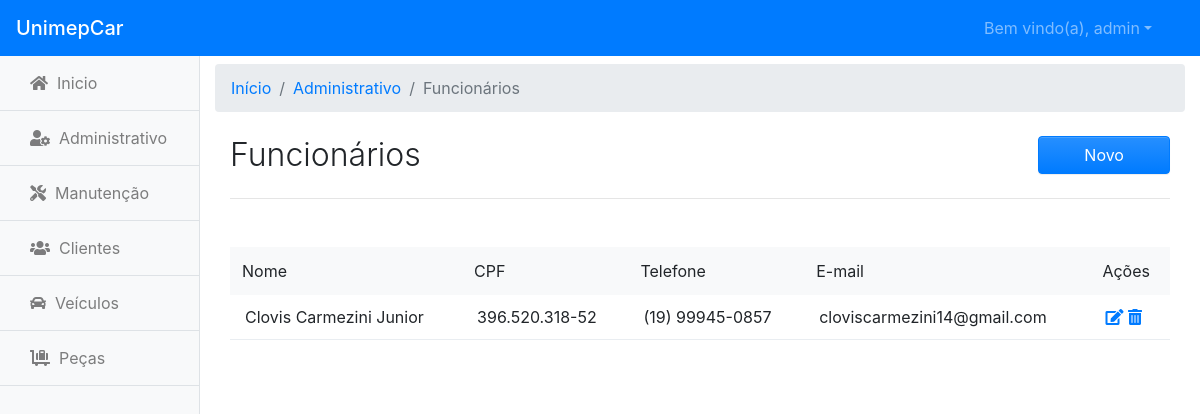
The page /admin/funcionario (signed in) on the database its author committed.
### tables this page shows
CREATE TABLE `funcionario` (
  `id` int(11) NOT NULL,
  `nome` varchar(50) NOT NULL,
  `cpf` char(14) NOT NULL,
  `endereco` varchar(150) NOT NULL,
  `cidade` varchar(50) NOT NULL,
  `estado` char(2) NOT NULL,
  `cep` varchar(12) NOT NULL,
  `email` varchar(100) NOT NULL,
  `telefone` varchar(20) NOT NULL
);

### app/core/Controller.php (called while the page is built, shortened)
<?php
    class Controller{
        public function load($viewName, $viewData = []){
            extract($viewData);
            include 'app/views/'.$viewName.'.php';
        }
    }

### app/controllers/AdminController.php (called while the page is built, shortened)
<?php
    class AdminController extends Controller{
        public function funcionario(){
            $funcionario = new Funcionario();
            $data['funcionarios'] = $funcionario->lista();
            $data['view'] = 'funcionario/index';
            $this->load('template',$data);
        }
    }

### app/core/Core.php (called while the page is built, shortened)
<?php
    class Core{
        private $controller;
        private $metodo;
        private $parametros = [];
        public function run(){
            $c = new $controllerCorrente;
            call_user_func_array([$c, $this->getMetodo()],$this->getParametros());
        }
        public function verificaUri(){
            $url = explode('index.php',$_SERVER['PHP_SELF']);
            $url = end($url);
            if($url){
                $url = explode('/',$url);
                array_shift($url);
                $this->controller = ucfirst($url[0]).'Controller';
                array_shift($url);
                if($url){
                    $this->metodo = $url[0];
                }
            }
            else{
                $this->controller =  ucfirst(CONTROLLER_PADRAO).'Controller';
            }
        }
        public function getController(){
            if(class_exists(NAMESPACE_CONTROLLER.$this->controller)){
                return NAMESPACE_CONTROLLER.$this->controller;
            }
            return NAMESPACE_CONTROLLER.ucfirst(CONTROLLER_PADRAO).'Controller';
        }
        public function getMetodo(){
            if(method_exists($this->getController(), $this->metodo)){
                return $this->metodo;
            }
            return 'index';
        }
        public function getParametros(){
            return $this->parametros;
        }
    }

### index.php (called while the page is built, shortened)
<?php
    require 'app/core/Core.php';
    $core = new Core();
    $core->run();

### app/core/Model.php (called while the page is built, shortened)
<?php
    abstract class Model{
        protected $db;
        protected $tabela;
        public function __construct(){
            $this->db = new \PDO('mysql:dbname='.BANCO.'; host='.SERVIDOR,USUARIO,SENHA);
            $this->db->exec("set names utf8");
        }
        public function lista(){
            $sql = 'select * from '.$this->tabela;
            $qry = $this->db->query($sql);
            return $qry->fetchAll(\PDO::FETCH_OBJ);
        }
    }

### app/views/funcionario/Index.php (the view, shortened to what this page needs)
<div class="row">
    <div class="col-12 mt-2">
        <nav aria-label="breadcrumb">
            <ol class="breadcrumb">
                <li class="breadcrumb-item" aria-current="page"><a href="<?= URL_BASE?>">Início</a></li>
                <li class="breadcrumb-item" aria-current="page"><a href="<?= URL_BASE.'admin'?>">Administrativo</a></li>
                <li class="breadcrumb-item active" aria-current="page">Funcionários</li>
            </ol>
        </nav>
    </div>
</div>
<div class="container">
    <div class="row">
        <div class="col-md-3  mt-2">
            <h1 class="h2 font-weight-light">Funcionários</h1>
        </div>
        <div class="offset-md-7 col-md-2 mt-2">
            <a href="<?= URL_BASE.'funcionario/new'?>" class="btn btn-primary btn-block">Novo</a>
        </div>
    </div>
    <hr>
    <div class="row justify-content-center">
        <div class="col-sm-10 col-md-12 mt-3">
            <div class="table-responsive mt-3">
                <?php
                    if(empty($funcionarios)){
                        echo '
                            <div class="alert alert-warning" role="alert">
                                <h4 class="alert-heading">Você não possui nenhum funcionário cadastrado!</h4>
                                <p>Clique em novo para adicionar.</p>
                                <hr>
                                <p class="mb-0">Seus funcionários aparecerão logo abaixo.</p>
                            </div>
                        ';
                    }
                    else{
                ?>
                <table class="table table-borderless">
                    <thead>
                        <tr class="bg-light">
                            <th class="font-weight-normal">Nome</th>
                            <th class="font-weight-normal">CPF</th>
                            <th class="font-weight-normal">Telefone</th>
                            <th class="font-weight-normal">E-mail</th>
                            <th class="font-weight-normal">Ações</th>
                        </tr>
                    </thead>
                    <tbody>
                <?php
                        foreach($funcionarios as $f){
                            echo'
                                <tr class="cor_tabela">
                                    <td>'.$f->nome.'</td>
                                    <td>'.$f->cpf.'</td>
                                    <td>'.$f->telefone.'</td>
                                    <td>'.$f->email.'</td>
                                    <td>
                                        <a href="'.URL_BASE.'funcionario/edita/'.$f->id.'"><i class="fas fa-edit text-primary"></i></a>
                                        <a href="#" class="modal_btn" data-toggle="modal" data-target="#funcionarioModal" id="'.$f->id.'"><i class="fas fa-trash-alt text-primary"></i></a>
                                    </td>
                                </tr>
                            ';
                        }
                    }
                ?>
                    </tbody>
                </table>
            </div>
        </div>
    </div>
</div>

### assets/css/style.css (style rules this page uses)
.table td { padding: 10px 15px; vertical-align: middle; }
.table tbody tr { border-bottom:1px solid #e9edf1; }

### rows shown on the page
funcionario: nome "Clovis Carmezini Junior", cpf "396.520.318-52", telefone "(19) 99945-0857", email "cloviscarmezini14@gmail.com"

### other values the page prints
$_SESSION['nome'] "admin"
